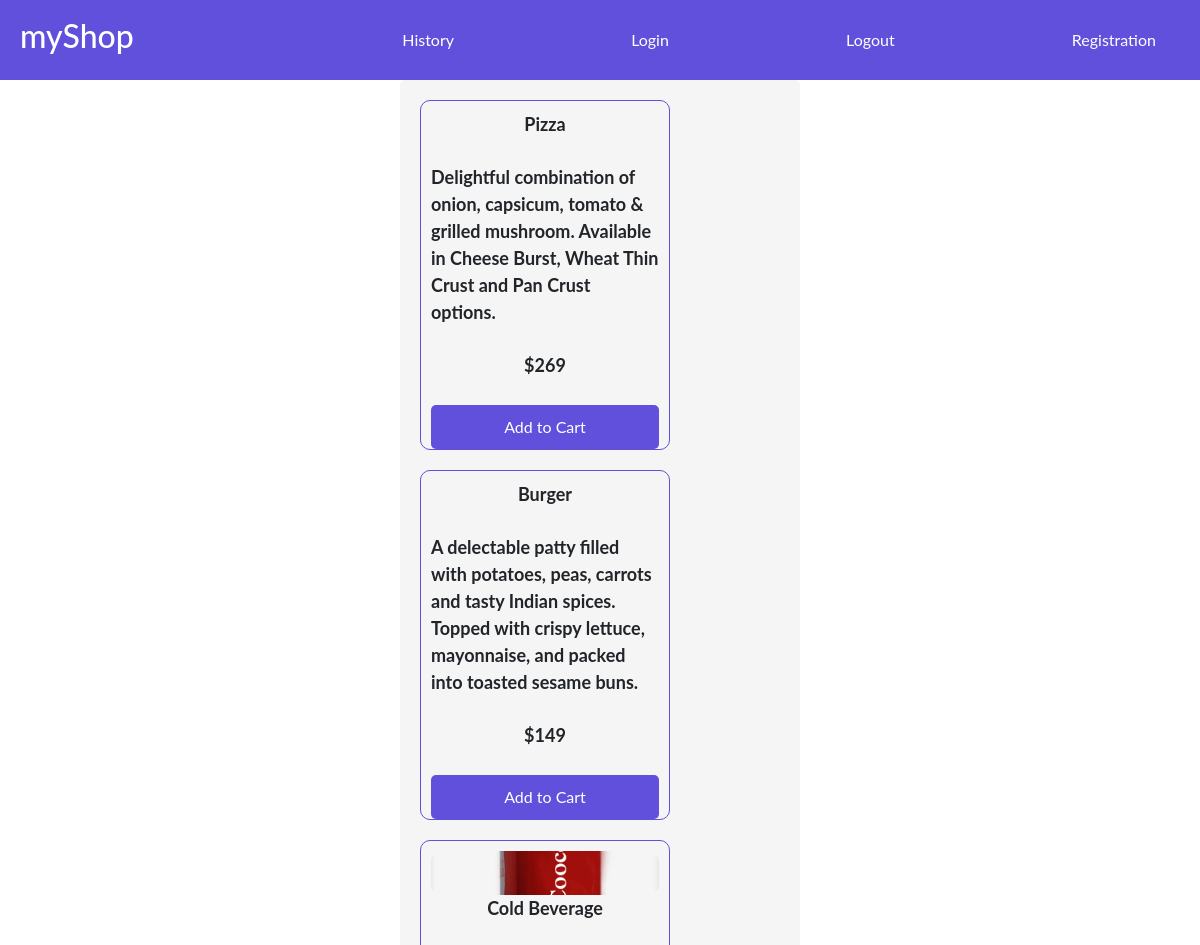
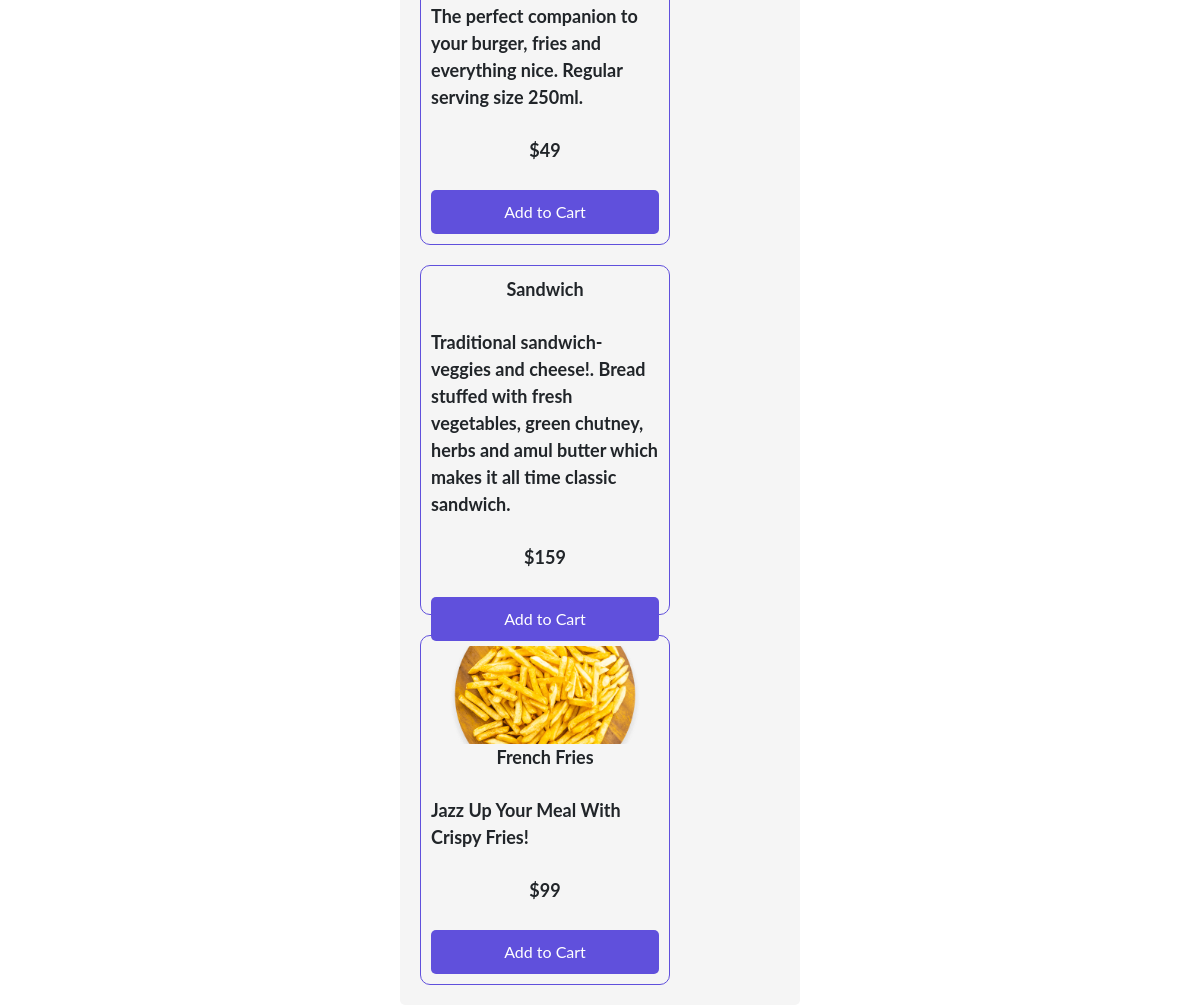
The page / on the database its author committed (2 pictures, top to bottom).
### store/models.py (models this page shows, shortened)
class Product(models.Model):
    name = models.CharField(max_length=50)
    description = models.CharField(max_length=255, default='')
    price = models.IntegerField()
    picture = models.ImageField(upload_to="img", default="")

### store/views.py (the view)
# urls.py: path("", views.index, name="index"),
def index(request):
    products = Product.objects.all()
    cart = None
    if request.user.is_authenticated:
        cart, _ = Cart.objects.get_or_create(user=request.user, completed=False)
    context = {"products": products, "cart": cart}
    return render(request, "index.html", context)

### store/templates/index.html
{% extends 'base.html' %}
{% block content %}
<div class="container">
    {% for product in products %}
    <div class="productContainer">
        <div class="thumbnail">
            <img src="{{ product.picture.url }}" alt="{{ product.name }}">
        </div>
        <div class="action">
            <p>{{ product.name }}</p>
            <p>{{ product.description }}</p>
            <p>${{ product.price }}</p>
            <button value="{{ product.id }}">Add to Cart</button>
        </div>
    </div>
    {% endfor %}
</div>
{% endblock content %}

### store/templates/base.html (shortened to what this page needs)
{% load static %}
<!DOCTYPE html>
<html lang="en">
<head>
    <link href="https://cdn.jsdelivr.net/npm/bootstrap@5.0.2/dist/css/bootstrap.min.css" rel="stylesheet">
    <link rel="stylesheet" href="{% static 'css/style.css' %}">
</head>
<body>
    <nav>
        <div class="logo">
            <a href="{% url 'index' %}"><h2>myShop</h2></a>
        </div>
        <div class="nav-item mx-2">
            <a href="{% url 'content' %}" class="nav-link text-white">History</a>
        </div>
        <div class="nav-item mx-2">
            <a href="{% url 'login' %}" class="nav-link text-white">Login</a>
        </div>
        <div class="nav-item mx-2">
            <a href="{% url 'logout' %}" class="nav-link text-white">Logout</a>
        </div>
        <div class="nav-item mx-2">
            <a href="{% url 'customerregistration' %}" class="nav-link text-white">Registration</a>
        </div>
    </nav>
    {% block content %}
    {% endblock content %}
</body>
</html>

### store/static/css/style.css (style rules this page uses)
* { padding: 0px; margin:0px; box-sizing: border-box; font-family: 'Lato', sans-serif; }
nav { background-color: #6050DC; color: white; height: 80px; padding: 0 20px; display: flex; align-items: center; justify-content: space-between; }
.logo { width: 100px; height: 60px; display: flex; align-items: center; }
.container { width: 90%; margin: auto; margin-top: 20px; display: flex; flex-wrap: wrap; gap: 20px; }
.productContainer { width: 250px; height: 350px; border: 1px solid #6050DC; border-radius: 10px; display: flex; flex-direction: column; align-items: center; justify-content: space-between; padding: 10px; }
.thumbnail { width: 100%; height: 150px; border-radius: 10px; overflow: hidden; }
.thumbnail img { width: 100%; height: 100%; object-fit: cover; }
.action { width: 100%; display: flex; flex-direction: column; align-items: center; gap: 10px; }
.action p { font-size: 18px; font-weight: bold; }
.productContainer button { background-color: #6050DC; color: white; border: none; padding: 10px; font-size: 16px; cursor: pointer; border-radius: 5px; width: 100%; }
.container { width: 90%; max-width: 400px; margin: 0 auto; padding: 20px; background-color: #f5f5f5; border-radius: 5px; }

### store/templates/base.html (style rules this page uses)
a { color: white; text-decoration: none; }

### rows shown on the page
Product: name "Pizza", description "Delightful combination of onion, capsicum, tomato & grilled mushroom. Available in Cheese Burst, Wheat Thin Crust and Pan Crust options.", price "269", {{ product.id }} 1 (drawn)
Product: name "Burger", description "A delectable patty filled with potatoes, peas, carrots and tasty Indian spices. Topped with crispy lettuce, mayonnaise, and packed into toasted sesame buns.", price "149", {{ product.id }} 2 (drawn)
Product: picture (picture), name "Cold Beverage", description "The perfect companion to your burger, fries and everything nice. Regular serving size 250ml.", price "49", {{ product.id }} 3 (drawn)
Product: name "Sandwich", description "Traditional sandwich-veggies and cheese!. Bread stuffed with fresh vegetables, green chutney, herbs and amul butter which makes it all time classic sandwich.", price "159", {{ product.id }} 4 (drawn)
Product: picture (picture), name "French Fries", description "Jazz Up Your Meal With Crispy Fries!", price "99", {{ product.id }} 5 (drawn)
